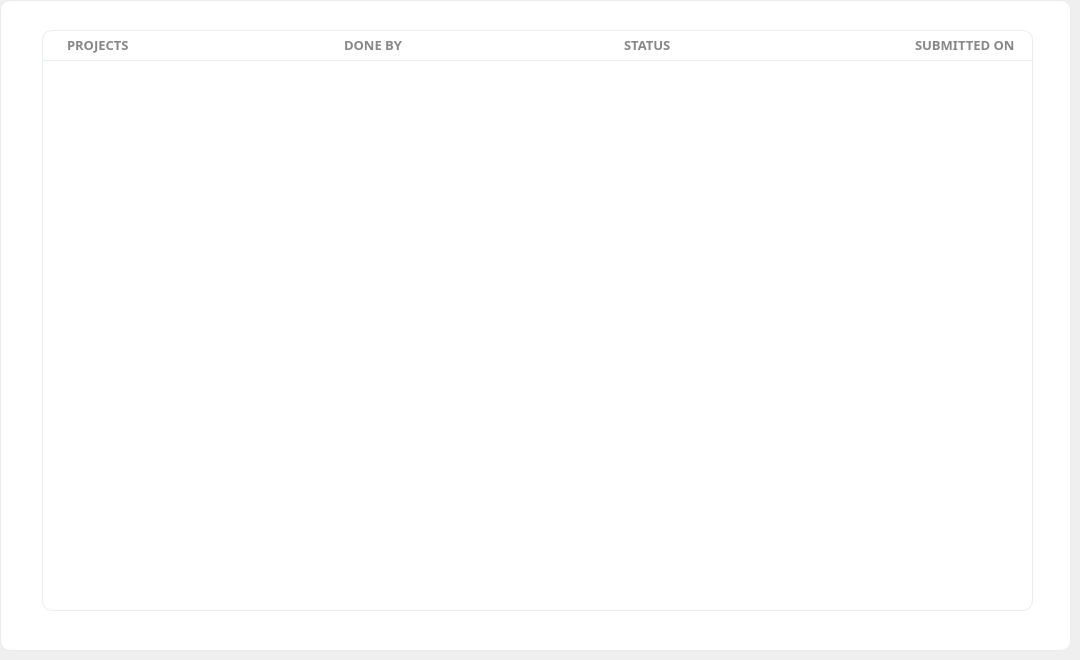
     <widget class="QWidget" name="page_complete">
      <widget class="QFrame" name="frame_pro_3">
       <property name="geometry">
        <rect>
         <x>0</x>
         <y>0</y>
         <width>1071</width>
         <height>651</height>
        </rect>
       </property>
       <property name="styleSheet">
        <string notr="true">background: white;
border-radius: 10px;
border: 1px solid #e7ecf1;</string>
       </property>
       <property name="frameShape">
        <enum>QFrame::StyledPanel</enum>
       </property>
       <property name="frameShadow">
        <enum>QFrame::Raised</enum>
       </property>
       <widget class="QLabel" name="label_sname_7">
        <property name="geometry">
         <rect>
          <x>891</x>
          <y>30</y>
          <width>141</width>
          <height>31</height>
         </rect>
        </property>
        <property name="font">
         <font>
          <family>Segoe UI Semibold</family>
          <pointsize>10</pointsize>
          <weight>75</weight>
          <bold>true</bold>
         </font>
        </property>
        <property name="styleSheet">
         <string notr="true">background:none;
border:none;
color:#888888;
border-radius: none;
border-bottom:1px solid #e7ecf1;
padding-left:20px;</string>
        </property>
        <property name="text">
         <string>SUBMITTED ON</string>
        </property>
       </widget>
       <widget class="QLabel" name="label_sname_8">
        <property name="geometry">
         <rect>
          <x>320</x>
          <y>30</y>
          <width>281</width>
          <height>31</height>
         </rect>
        </property>
        <property name="font">
         <font>
          <family>Segoe UI Semibold</family>
          <pointsize>10</pointsize>
          <weight>75</weight>
          <bold>true</bold>
         </font>
        </property>
        <property name="styleSheet">
         <string notr="true">background:none;
border:none;
color:#888888;
border-radius: none;
border-bottom:1px solid #e7ecf1;
padding-left:20px;</string>
        </property>
        <property name="text">
         <string>DONE BY</string>
        </property>
       </widget>
       <widget class="QLabel" name="label_sname_9">
        <property name="geometry">
         <rect>
          <x>43</x>
          <y>30</y>
          <width>291</width>
          <height>31</height>
         </rect>
        </property>
        <property name="font">
         <font>
          <family>Segoe UI Semibold</family>
          <pointsize>10</pointsize>
          <weight>75</weight>
          <bold>true</bold>
         </font>
        </property>
        <property name="styleSheet">
         <string notr="true">background:none;
border:none;
color:#888888;
border-radius: none;
border-bottom:1px solid #e7ecf1;
padding-left:20px;</string>
        </property>
        <property name="text">
         <string>PROJECTS</string>
        </property>
       </widget>
       <widget class="QLabel" name="label_sname_10">
        <property name="geometry">
         <rect>
          <x>600</x>
          <y>30</y>
          <width>291</width>
          <height>31</height>
         </rect>
        </property>
        <property name="font">
         <font>
          <family>Segoe UI Semibold</family>
          <pointsize>10</pointsize>
          <weight>75</weight>
          <bold>true</bold>
         </font>
        </property>
        <property name="styleSheet">
         <string notr="true">background:none;
border:none;
color:#888888;
border-radius: none;
border-bottom:1px solid #e7ecf1;
padding-left:20px;</string>
        </property>
        <property name="text">
         <string>STATUS</string>
        </property>
       </widget>
       <widget class="QTableView" name="tableView_2">
        <property name="geometry">
         <rect>
          <x>42</x>
          <y>30</y>
          <width>991</width>
          <height>581</height>
         </rect>
        </property>
        <property name="font">
         <font>
          <family>Segoe UI Semibold</family>
          <pointsize>10</pointsize>
          <weight>75</weight>
          <italic>false</italic>
          <bold>true</bold>
         </font>
        </property>
        <property name="focusPolicy">
         <enum>Qt::NoFocus</enum>
        </property>
        <property name="styleSheet">
         <string notr="true">*{
padding-top:31px;
}

::item{
border-bottom:1px solid #e7ecf1;
padding-left:20px;
}

::item:selected{
color:black;
background:#e7ecf1;
}</string>
        </property>
        <property name="horizontalScrollBarPolicy">
         <enum>Qt::ScrollBarAlwaysOff</enum>
        </property>
        <property name="autoScroll">
         <bool>false</bool>
        </property>
        <property name="alternatingRowColors">
         <bool>true</bool>
        </property>
        <property name="selectionMode">
         <enum>QAbstractItemView::SingleSelection</enum>
        </property>
        <property name="selectionBehavior">
         <enum>QAbstractItemView::SelectRows</enum>
        </property>
        <property name="textElideMode">
         <enum>Qt::ElideLeft</enum>
        </property>
        <property name="showGrid">
         <bool>false</bool>
        </property>
        <attribute name="horizontalHeaderVisible">
         <bool>false</bool>
        </attribute>
        <attribute name="horizontalHeaderDefaultSectionSize">
         <number>282</number>
        </attribute>
        <attribute name="horizontalHeaderHighlightSections">
         <bool>false</bool>
        </attribute>
        <attribute name="verticalHeaderVisible">
         <bool>false</bool>
        </attribute>
        <attribute name="verticalHeaderDefaultSectionSize">
         <number>31</number>
        </attribute>
       </widget>
       <zorder>tableView_2</zorder>
       <zorder>label_sname_10</zorder>
       <zorder>label_sname_9</zorder>
       <zorder>label_sname_8</zorder>
       <zorder>label_sname_7</zorder>
      </widget>
     </widget>
